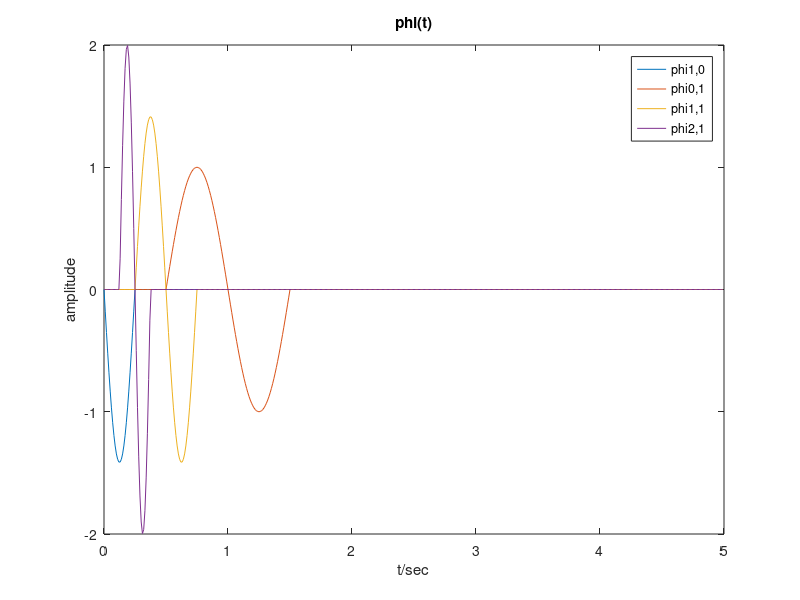
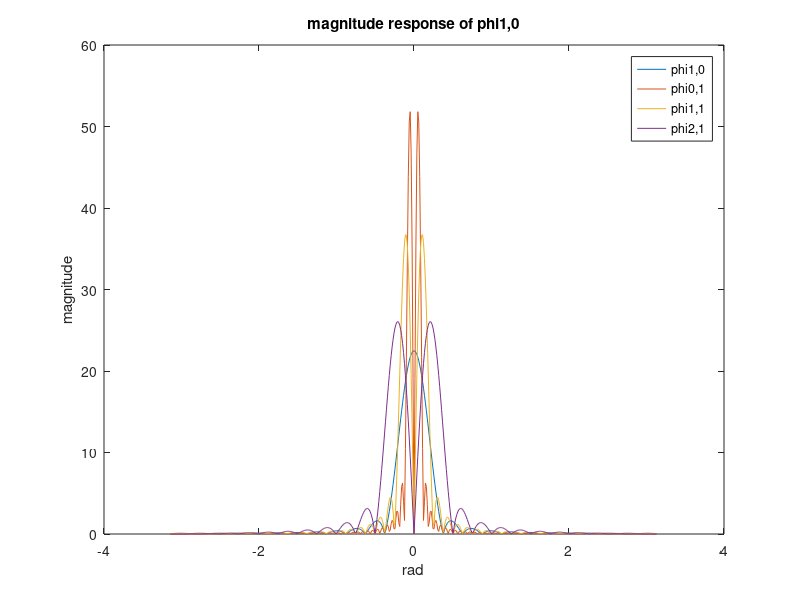
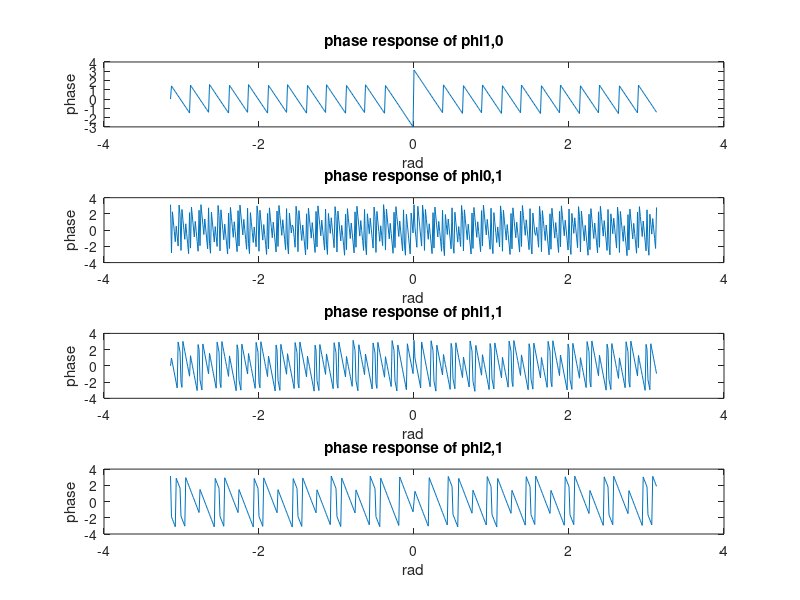

MATLAB code for these plots, in order: (Note: this script raises an error after producing the figures.)
%report_item_1
N = 512;
deltat = 0.01;
phi10 = zeros(1, N);
phi01 = zeros(1, N);
phi11 = zeros(1, N);
phi21 = zeros(1, N);
tt = zeros(1, N);
for i = 1 : N
    %phi10
    t = (i-1)*deltat;
    tt(i) = t;
    if abs(2*t) < 0.5
        phi10(i) = power(2, 1/2)*sin(2*pi*(2*t+0.5));
    else
        phi10(i) = 0;
    end
    %phi01
    if abs(t-1) < 0.5
        phi01(i) = sin(2*pi*((t-1)+0.5));
    else
        phi01(i) = 0;
    end
    %phi11
    if abs(2*t-1) < 0.5
        phi11(i) = power(2, 1/2)*sin(2*pi*(2*t-1+0.5));
    else
        phi11(i) = 0;
    end
    %phi21
    if abs(4*t-1) < 0.5
        phi21(i) = 2*sin(2*pi*(4*t-1+0.5));
    else
        phi21(i) = 0;
    end
end
    
%get magnitude and phase response
w = fftshift((0:N-1)/N*2*pi);
w(1:N/2) = w(1:N/2)-2*pi;
y10 = fftshift(fft(phi10));
y01 = fftshift(fft(phi01));
y11 = fftshift(fft(phi11));
y21 = fftshift(fft(phi21));

for i = N/2+1 : N
    if y10(i) 
        fprintf('y10: %f', w(i));
        break;
    end
end




figure(1);
plot(tt(1:500), phi10(1:500));
xlabel('t/sec');
ylabel('amplitude');
title('phi(t)');
hold on;
plot(tt(1:500), phi01(1:500));
hold on;
plot(tt(1:500), phi11(1:500));
hold on;
plot(tt(1:500), phi21(1:500));
legend('phi1,0', 'phi0,1', 'phi1,1', 'phi2,1');

%magnitude plot
figure(2);
plot(w, abs(y10));
xlabel('rad');
ylabel('magnitude');
title('magnitude response of phi1,0');
hold on;
plot(w, abs(y01));
hold on;
plot(w, abs(y11));
hold on;
plot(w, abs(y21));
legend('phi1,0', 'phi0,1', 'phi1,1', 'phi2,1');

%phase response
figure(3);
subplot(4, 1, 1);
plot(w, angle(y10));
xlabel('rad');
ylabel('phase');
title('phase response of phi1,0');
subplot(4, 1, 2);
plot(w, angle(y01));
xlabel('rad');
ylabel('phase');
title('phase response of phi0,1');
subplot(4, 1, 3);
plot(w, angle(y11));
xlabel('rad');
ylabel('phase');
title('phase response of phi1,1');
subplot(4, 1, 4);
plot(w, angle(y21));
xlabel('rad');
ylabel('phase');
title('phase response of phi2,1');

%%
%report_item_3
[phi1, psi1, t1] = wavefun('coif1', 5);
[phi2, psi2, t2] = wavefun('db1', 5);
[phi3, psi3, t3] = wavefun('sym4', 5);

figure(1);
subplot(2, 1, 1);
plot(t1, phi1);
xlabel('t/sec');
ylabel('phi(x)');
title('father wavelet of coif1');
subplot(2, 1, 2);
plot(t1, psi1);
xlabel('t/sec');
ylabel('psi(x)');
title('mother wavelet of coif1');

figure(2);
subplot(2, 1, 1);
plot(t2, phi2);
xlabel('t/sec');
ylabel('phi(x)');
title('father wavelet of db1');
subplot(2, 1, 2);
plot(t2, psi2);
xlabel('t/sec');
ylabel('psi(x)');
title('mother wavelet of db1');

figure(3);
subplot(2, 1, 1);
plot(t3, phi3);
xlabel('t/sec');
ylabel('phi(x)');
title('father wavelet of sym4');
subplot(2, 1, 2);
plot(t3, psi3);
xlabel('t/sec');
ylabel('psi(x)');
title('mother wavelet of sym4');

N = 512;
N1 = t1(length(t1));
N2 = t2(length(t2));
N3 = t3(length(t3));

yphi1 = fftshift(fft(phi1, N));
ypsi1 = fftshift(fft(psi1, N));
yphi2 = fftshift(fft(phi2, N));
ypsi2 = fftshift(fft(psi2, N));
yphi3 = fftshift(fft(phi3, N));
ypsi3 = fftshift(fft(psi3, N));

fs1 = N/N1;
fs2 = N/N2;
fs3 = N/N3;

w = fftshift((0:N-1)/N*2*pi);
w(1:N/2) = w(1:N/2)-2*pi;
w = w/(2*pi)*fs1;

figure(4);
subplot(2, 1, 1);
plot(w, abs(yphi1));
xlim([-fs1/2 fs1/2]);
xlabel('frequency (Hz)');
ylabel('magnitude spectrum');
title('magnitude spectrum of father wavelet of coif1');
subplot(2, 1, 2);
plot(w, abs(ypsi1));
xlim([-fs1/2 fs1/2]);
xlabel('frequency (Hz)');
ylabel('magnitude spectrum');
title('magnitude spectrum of mother wavelet of coif1');

w = w/fs1*fs2;
figure(5);
subplot(2, 1, 1);
plot(w, abs(yphi2));
xlim([-fs2/2 fs2/2]);
xlabel('frequency (Hz)');
ylabel('magnitude spectrum');
title('magnitude spectrum of father wavelet of db1');
subplot(2, 1, 2);
plot(w, abs(ypsi2));
xlim([-fs2/2 fs2/2]);
xlabel('frequency (Hz)');
ylabel('magnitude spectrum');
title('magnitude spectrum of mother wavelet of db1');

w = w/fs2*fs3;
figure(6);
subplot(2, 1, 1);
plot(w, abs(yphi3));
xlim([-fs3/2 fs3/2]);
xlabel('frequency (Hz)');
ylabel('magnitude spectrum');
title('magnitude spectrum of father wavelet of sym4');
subplot(2, 1, 2);
plot(w, abs(ypsi3));
xlim([-fs3/2 fs3/2]);
xlabel('frequency (Hz)');
ylabel('magnitude spectrum');
title('magnitude spectrum of mother wavelet of sym4');

%%
%report_item_4
load 'signal.mat';
[ca1, cd1] = dwt(x, 'sym4');
[ca2, cd2] = dwt(x, 'coif1');

figure(1);
subplot(2, 1, 1);
stem(ca1);
title('approximation coefficients using sym4');
subplot(2, 1, 2);
stem(cd1);
title('detailed coefficients using sym4');

figure(2);
subplot(2, 1, 1);
stem(ca2);
title('approximation coefficients using coif1');
subplot(2, 1, 2);
stem(cd2);
title('detailed coefficients using coif1');
%%
%report_item_5
load 'signal.mat';
[ca1, cd1] = dwt(x, 'sym4');
[ca2, cd2] = dwt(x, 'coif1');
x1 = idwt(ca1, cd1, 'sym4');
x2 = idwt(ca2, cd2, 'coif1');

meanca1 = mean(abs(ca1));
meancd1 = mean(abs(cd1));
meanca2 = mean(abs(ca2));
meancd2 = mean(abs(cd2));

N1 = length(ca1);
N2 = length(ca2);
for i = 1 : N1
    if abs(ca1(i)) < meanca1
        ca1(i) = 0;
    end
    if abs(cd1(i)) < meancd1
        cd1(i) = 0;
    end
end
for i = 1 : N2
    if abs(ca2(i)) < meanca2
        ca2(i) = 0;
    end
    if abs(cd2(i)) < meancd2
        cd2(i) = 0;
    end
end

x1new = idwt(ca1, cd1, 'sym4');
x2new = idwt(ca2, cd2, 'coif1');

figure(1);
stem(x);
title('original signal');

figure(2);
subplot(2, 1, 1);
stem(x1);
title('idwt using sym4');
subplot(2, 1, 2);
stem(x2);
title('idwt using coif1');

figure(3);
subplot(2, 1, 1);
stem(x1new);
title('idwt using sym4 after deleting small coeffs');
subplot(2, 1, 2);
stem(x2new);
title('idwt using coif1 after deleting small coeffs');

figure(4);
subplot(2, 1, 1);
stem(ca1);
title('approximation coefficients using sym4 after deleting small coeffs');
subplot(2, 1, 2);
stem(cd1);
title('detailed coefficients using sym4 after deleting small coeffs');

figure(5);
subplot(2, 1, 1);
stem(ca2);
title('approximation coefficients using coif1 after deleting small coeffs');
subplot(2, 1, 2);
stem(cd2);
title('detailed coefficients using coif1 after deleting small coeffs');